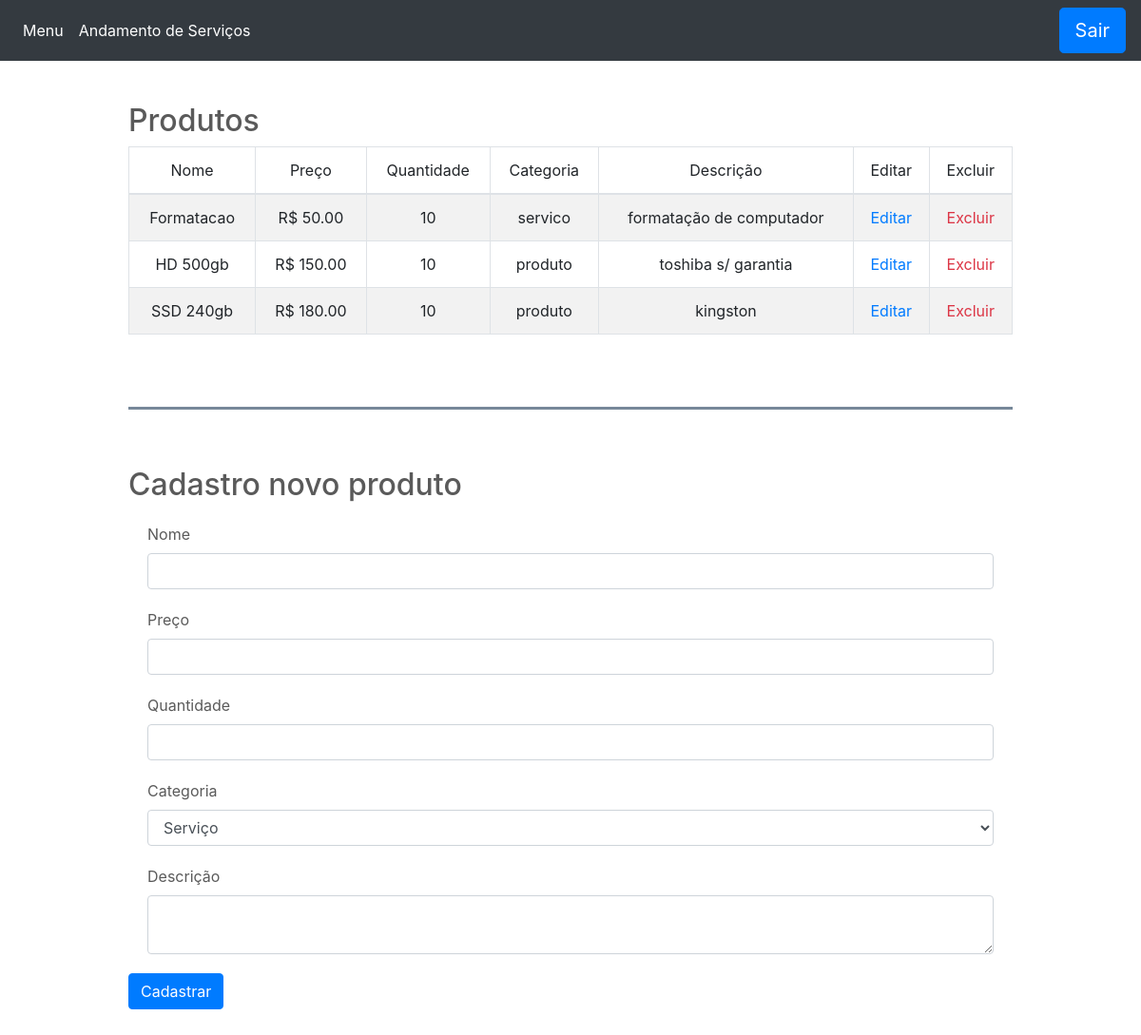
Page /Views/Admin.php on the earlier database version.
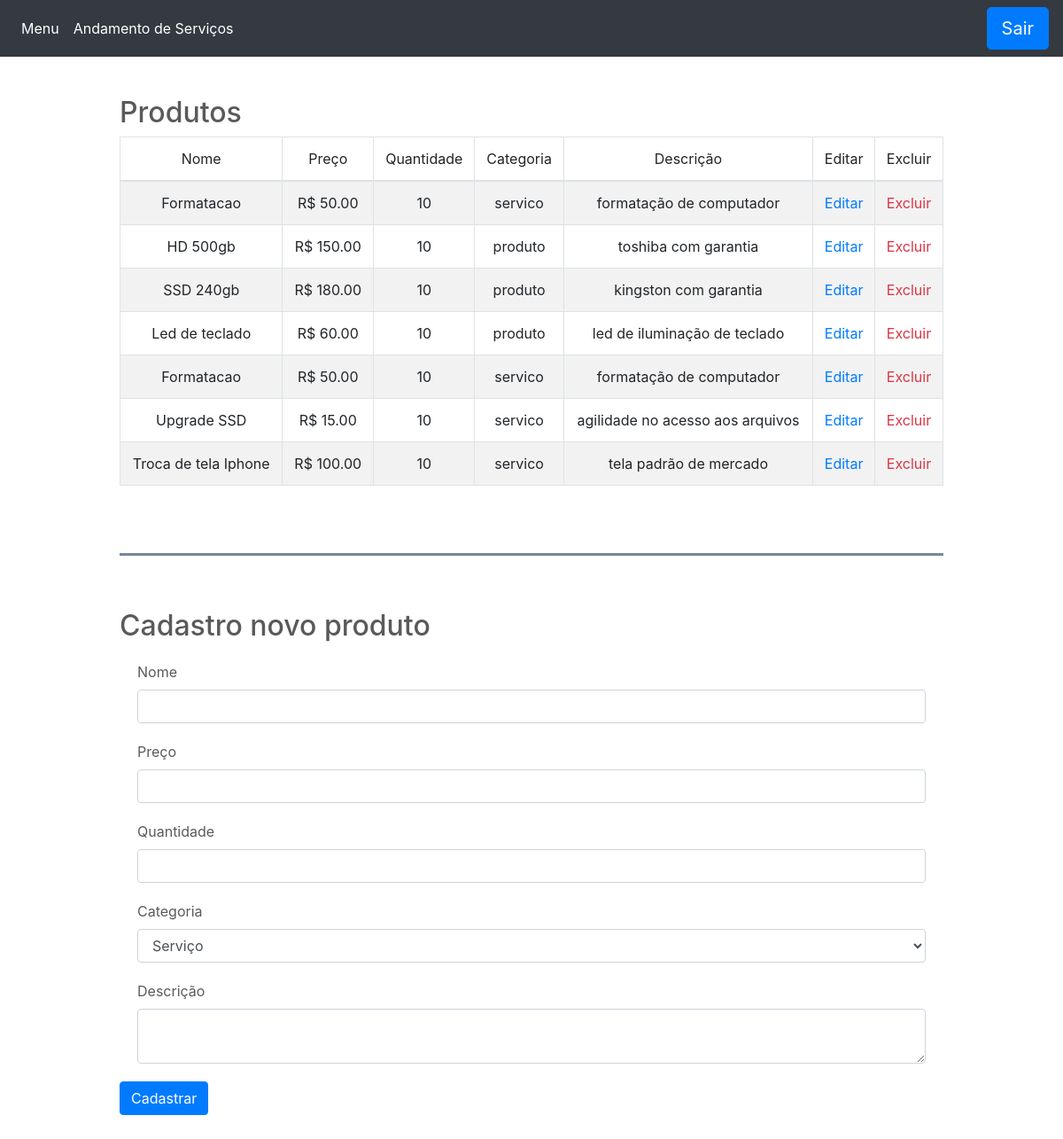
Same page on the later database version.
### tables this page shows
CREATE TABLE produtos
(
  id INT NOT NULL AUTO_INCREMENT,
  nome VARCHAR(150) NOT NULL,
  preco DOUBLE(9,2) NOT NULL,
  quantidade INT NOT NULL,
  categoria ENUM('servico', 'produto'),
  descricao VARCHAR(150),
  PRIMARY KEY(id)
);

### Controlers/Consulta_produtos.php (called while the page is built)
<?php
  include('Conexao.php');
  $result_cliente = mysqli_query($con,"SELECT * FROM produtos");
?>

### Views/Admin.php (the view, shortened to what this page needs)
<?php
  include('../Controlers/Conexao.php');
  include('../Controlers/Consulta_produtos.php');
?>
<!DOCTYPE html>
<html lang="pt-br">
  <head>
      <link rel="stylesheet" href="../Models/reset.css">
      <link rel="stylesheet" href="../Models/css/bootstrap.min.css">
      <link rel="stylesheet" href="../Models/css/bootstrap.css">
      <link rel="stylesheet" href="../Models/Carousel.css">
      <link rel="stylesheet" href="../Models/Estilo.css">
  </head>
  <body>
    <header>
      <nav class="navbar navbar-expand-md navbar-dark fixed-top bg-dark">
        <div class="collapse navbar-collapse" id="navbarCollapse">
          <ul class="navbar-nav mr-auto">
            <li class="nav-item active">
              <a class="nav-link" href="./Admin.php">Menu</a>
            </li>
            <li class="nav-item active">
              <a class="nav-link" href="./Andamento-servicos.php">Andamento de Serviços</a>
            </li>
          </ul>
          <form class="form-inline mt-2 mt-md-0" method="POST" action="../Controlers/Logout.php">
            <input type="submit" name="BTEnvia" class="btn btn-primary btn-lg btn-block btn-blue" value="Sair">
          </form>
        </div>
      </nav>
    </header>
    <main>
      <div class="container">
        <h2>Produtos</h2>
          <div class="table-responsive">
            <div class="tabela_prod">
              <table class="table table-striped table-bordered">
                <thead>
                  <tr>
                    <th>Nome</th>
                    <th>Preço</th>
                    <th>Quantidade</th>
                    <th>Categoria</th>
                    <th>Descrição</th>
                    <th>Editar</th>
                    <th>Excluir</th>
                  </tr>
                </thead>
                <tbody>
                  <?php while($dado = $result_cliente->fetch_array()){?>
                    <tr>
                      <td><?php echo $dado['nome']; ?></td>
                      <td> R$ <?php echo $dado['preco']; ?></td>
                      <td><?php echo $dado['quantidade']; ?></td>
                      <td><?php echo $dado['categoria']; ?></td>
                      <td><?php echo $dado['descricao']; ?></td>
                      <td><a class="text-primary" href="./Editar.php?id=<?php echo $dado['id'];?>">Editar</a></td>
                      <td><a class="text-danger" href="../Controlers/Excluir.php?id=<?php echo $dado['id'];?>">Excluir</a></td>
                    </tr>
                  <?php } ?>
                </tbody>
              </table>
            </div>
          </div>
        </div>
      <div class="container"><div class="linha"></div></div>
        <div class="container">
        <h2>Cadastro novo produto</h2>
        <form action="../Controlers/Cadastro_prod.php" method="post">
          <div class="form-group">
            <label for="nome">Nome</label>
            <input id="nome" name="nome" type="text" class="form-control">
          </div>
          <div class="form-group">
            <label for="preco">Preço</label>
            <input id="preco" name="preco" type="number" class="form-control">
          </div>
          <div class="form-group">
            <label for="quantidade">Quantidade</label>
            <input id="quantidade" name="qt" type="number" class="form-control">
          </div>
          <div class="form-group">
            <label for="categoria">Categoria</label>
            <select id="categoria" name="cat" type="text" class="form-control">
              <option value="servico" >Serviço</option>
            </select>
          </div>
          <div class="form-group">
            <label for="descricao">Descrição</label>
            <textarea id="descricao" name="desc" class="form-control"></textarea>
          </div>
          <button type="submit" class="btn btn-primary">Cadastrar</button>
        </form>
      </div>
    </main>
  </body>
</html>

Differences in the rows shown:
changed produtos "HD 500gb": descricao "toshiba s/ garantia" → "toshiba com garantia"
changed produtos "SSD 240gb": descricao "kingston" → "kingston com garantia"
added produtos: nome "Led de teclado", preco "60.00", quantidade "10", categoria "produto", descricao "led de iluminação de teclado"
added produtos: nome "Formatacao", preco "50.00", quantidade "10", categoria "servico", descricao "formatação de computador"
added produtos: nome "Upgrade SSD", preco "15.00", quantidade "10", categoria "servico", descricao "agilidade no acesso aos arquivos"
added produtos: nome "Troca de tela Iphone", preco "100.00", quantidade "10", categoria "servico", descricao "tela padrão de mercado"
